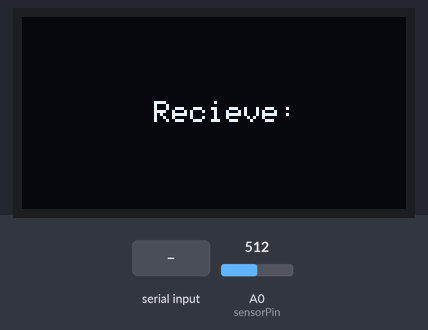
Bench run of a sketch on a simulated Arduino Uno, built with avr-gcc and run on an emulated ATmega328P. On the bench: 128×64 one-colour display. Inputs (shaded band) come from the test bench; at power-on: A0 (sensorPin) = 512. What the sketch prints to the serial monitor is not drawn.

Above: at 1.6 s.
1.7 s: "1" received over Serial
5.7 s: "0" received over Serial
At 7.4 s:
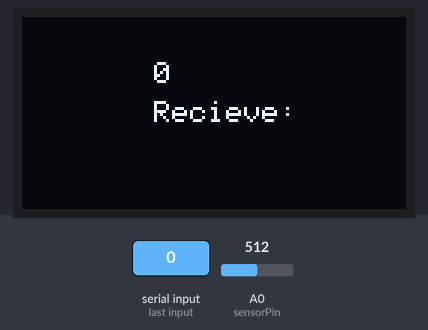
Timing chart, 0 to 8.9 s (numbered marks = the images above; inputs shaded):
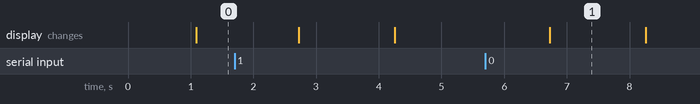

Measured:
- after the input at 5.7 s, the display: changes after 1.0 s (image 1)

The sketch:

lab8_quiz2.ino
```cpp
#include <SPI.h>
#include <Wire.h>
#include <Adafruit_GFX.h>
#include <Adafruit_SSD1306.h>
#define SCREEN_WIDTH 128 // OLED display width, in pixels
#define SCREEN_HEIGHT 64 // OLED display height, in pixels
#define OLED_RESET   -1 // Reset pin # (or -1 if sharing Arduino reset pin)
Adafruit_SSD1306 display(SCREEN_WIDTH, SCREEN_HEIGHT, &Wire, OLED_RESET);

int sensorPin  = A0;
int sensorValue = 0;
String serialcom;
void setup(){
  pinMode(sensorPin,OUTPUT);
  pinMode(sensorValue,INPUT);
  display.begin(SSD1306_SWITCHCAPVCC, 0x3c); //initialize I2C addr 0x3c
  display.clearDisplay(); // clears the screen and buffer
  display.setTextSize(1);
  display.setTextColor(WHITE);
  display.display();
  Serial.begin(9600);
}
void loop(){
  sensorValue = analogRead(sensorPin);
 // Serial.print(" Send :");
  Serial.print(sensorValue);


    serialcom = Serial.readString();
    display.clearDisplay();
    display.setCursor(44,28);
    display.println("Recieve: ");
    display.setCursor(44,15);
    display.print(serialcom);
    display.display();


  delay(500);
}
```
